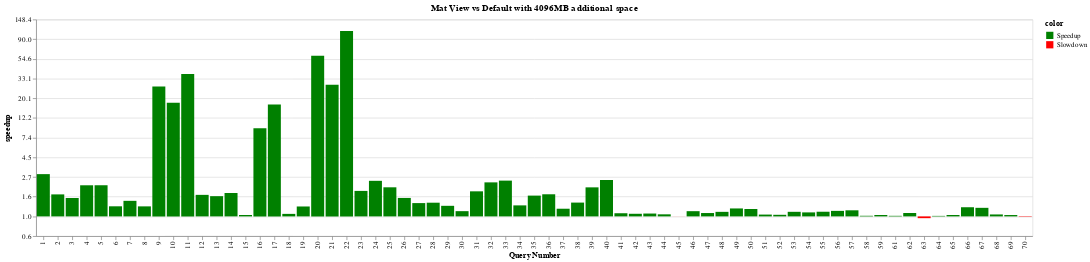

Write notebook code for a chart like this one.
### Code cell
chart = plot_speedup("Mat View vs Default", mat_view, 64)
chart

### Figure 1 — Vega-Lite specification as saved in the notebook (floating-point values rounded to 4 significant figures)
{"$schema": "https://vega.github.io/schema/vega-lite/v4.17.0.json", "config": {"view": {"continuousHeight": 300, "continuousWidth": 400}}, "data": {"name": "data-0311b6ddd3dbdbc70747641eb8dcd59e"}, "datasets": {"data-0311b6ddd3dbdbc70747641eb8dcd59e": [{"budget": 64, "color": "Speedup", "expt_name": "mat_view", "index": 0, "log_speedup": 1.074, "query_name": "query1", "query_num": 1, "running_time": 0.01639, "speedup": 2.926}, {"budget": 64, "color": "Speedup", "expt_name": "mat_view", "index": 1, "log_speedup": 0.5589, "query_name": "query2", "query_num": 2, "running_time": 0.0128, "speedup": 1.749}, {"budget": 64, "color": "Speedup", "expt_name": "mat_view", "index": 2, "log_speedup": 0.4679, "query_name": "query3", "query_num": 3, "running_time": 0.01526, "speedup": 1.597}, {"budget": 64, "color": "Speedup", "expt_name": "mat_view", "index": 3, "log_speedup": 0.7903, "query_name": "query4", "query_num": 4, "running_time": 0.01359, "speedup": 2.204}, {"budget": 64, "color": "Speedup", "expt_name": "mat_view", "index": 4, "log_speedup": 0.7913, "query_name": "query5", "query_num": 5, "running_time": 0.04358, "speedup": 2.206}, {"budget": 64, "color": "Speedup", "expt_name": "mat_view", "index": 5, "log_speedup": 0.2566, "query_name": "query6", "query_num": 6, "running_time": 1.162, "speedup": 1.292}, {"budget": 64, "color": "Speedup", "expt_name": "mat_view", "index": 6, "log_speedup": 0.3953, "query_name": "query7", "query_num": 7, "running_time": 0.3892, "speedup": 1.485}, {"budget": 64, "color": "Speedup", "expt_name": "mat_view", "index": 7, "log_speedup": 0.2547, "query_name": "query8", "query_num": 8, "running_time": 2.356, "speedup": 1.29}, {"budget": 64, "color": "Speedup", "expt_name": "mat_view", "index": 8, "log_speedup": 3.297, "query_name": "query9", "query_num": 9, "running_time": 0.007399, "speedup": 27.04}, {"budget": 64, "color": "Speedup", "expt_name": "mat_view", "index": 9, "log_speedup": 2.889, "query_name": "query10", "query_num": 10, "running_time": 0.007479, "speedup": 17.97}, {"budget": 64, "color": "Speedup", "expt_name": "mat_view", "index": 10, "log_speedup": 3.616, "query_name": "query11", "query_num": 11, "running_time": 0.007274, "speedup": 37.17}, {"budget": 64, "color": "Speedup", "expt_name": "mat_view", "index": 11, "log_speedup": 0.547, "query_name": "query12", "query_num": 12, "running_time": 0.4377, "speedup": 1.728}, {"budget": 64, "color": "Speedup", "expt_name": "mat_view", "index": 12, "log_speedup": 0.5138, "query_name": "query13", "query_num": 13, "running_time": 0.2796, "speedup": 1.672}, {"budget": 64, "color": "Speedup", "expt_name": "mat_view", "index": 13, "log_speedup": 0.5947, "query_name": "query14", "query_num": 14, "running_time": 0.5873, "speedup": 1.813}, {"budget": 64, "color": "Speedup", "expt_name": "mat_view", "index": 14, "log_speedup": 0.03611, "query_name": "query15", "query_num": 15, "running_time": 0.3086, "speedup": 1.037}, {"budget": 64, "color": "Speedup", "expt_name": "mat_view", "index": 15, "log_speedup": 2.237, "query_name": "query16", "query_num": 16, "running_time": 0.0479, "speedup": 9.37}, {"budget": 64, "color": "Speedup", "expt_name": "mat_view", "index": 16, "log_speedup": 2.841, "query_name": "query17", "query_num": 17, "running_time": 0.02487, "speedup": 17.13}, {"budget": 64, "color": "Speedup", "expt_name": "mat_view", "index": 17, "log_speedup": 0.06411, "query_name": "query18", "query_num": 18, "running_time": 0.3092, "speedup": 1.066}, {"budget": 64, "color": "Speedup", "expt_name": "mat_view", "index": 18, "log_speedup": 0.252, "query_name": "query19", "query_num": 19, "running_time": 3.969, "speedup": 1.287}, {"budget": 64, "color": "Speedup", "expt_name": "mat_view", "index": 19, "log_speedup": 4.076, "query_name": "query20", "query_num": 20, "running_time": 0.01941, "speedup": 58.93}, {"budget": 64, "color": "Speedup", "expt_name": "mat_view", "index": 20, "log_speedup": 3.342, "query_name": "query21", "query_num": 21, "running_time": 0.01951, "speedup": 28.26}, {"budget": 64, "color": "Speedup", "expt_name": "mat_view", "index": 21, "log_speedup": 4.711, "query_name": "query22", "query_num": 22, "running_time": 0.01932, "speedup": 111.1}, {"budget": 64, "color": "Speedup", "expt_name": "mat_view", "index": 22, "log_speedup": 0.6473, "query_name": "query23", "query_num": 23, "running_time": 0.9429, "speedup": 1.91}, {"budget": 64, "color": "Speedup", "expt_name": "mat_view", "index": 23, "log_speedup": 0.9035, "query_name": "query24", "query_num": 24, "running_time": 0.5429, "speedup": 2.468}, {"budget": 64, "color": "Speedup", "expt_name": "mat_view", "index": 24, "log_speedup": 0.7389, "query_name": "query25", "query_num": 25, "running_time": 0.1108, "speedup": 2.094}, {"budget": 64, "color": "Speedup", "expt_name": "mat_view", "index": 25, "log_speedup": 0.4688, "query_name": "query26", "query_num": 26, "running_time": 0.4365, "speedup": 1.598}, {"budget": 64, "color": "Speedup", "expt_name": "mat_view", "index": 26, "log_speedup": 0.3381, "query_name": "query27", "query_num": 27, "running_time": 0.2096, "speedup": 1.402}, {"budget": 64, "color": "Speedup", "expt_name": "mat_view", "index": 27, "log_speedup": 0.348, "query_name": "query28", "query_num": 28, "running_time": 0.6634, "speedup": 1.416}, {"budget": 64, "color": "Speedup", "expt_name": "mat_view", "index": 28, "log_speedup": 0.2689, "query_name": "query29", "query_num": 29, "running_time": 0.389, "speedup": 1.309}, {"budget": 64, "color": "Speedup", "expt_name": "mat_view", "index": 29, "log_speedup": 0.1332, "query_name": "query30", "query_num": 30, "running_time": 2.617, "speedup": 1.142}, {"budget": 64, "color": "Speedup", "expt_name": "mat_view", "index": 30, "log_speedup": 0.6367, "query_name": "query31", "query_num": 31, "running_time": 0.01935, "speedup": 1.89}, {"budget": 64, "color": "Speedup", "expt_name": "mat_view", "index": 31, "log_speedup": 0.8643, "query_name": "query32", "query_num": 32, "running_time": 0.02138, "speedup": 2.373}, {"budget": 64, "color": "Speedup", "expt_name": "mat_view", "index": 32, "log_speedup": 0.9086, "query_name": "query33", "query_num": 33, "running_time": 0.4607, "speedup": 2.481}, {"budget": 64, "color": "Speedup", "expt_name": "mat_view", "index": 33, "log_speedup": 0.2799, "query_name": "query34", "query_num": 34, "running_time": 0.1913, "speedup": 1.323}, {"budget": 64, "color": "Speedup", "expt_name": "mat_view", "index": 34, "log_speedup": 0.5281, "query_name": "query35", "query_num": 35, "running_time": 0.03097, "speedup": 1.696}, {"budget": 64, "color": "Speedup", "expt_name": "mat_view", "index": 35, "log_speedup": 0.5619, "query_name": "query36", "query_num": 36, "running_time": 0.2024, "speedup": 1.754}, {"budget": 64, "color": "Speedup", "expt_name": "mat_view", "index": 36, "log_speedup": 0.195, "query_name": "query37", "query_num": 37, "running_time": 0.6391, "speedup": 1.215}, {"budget": 64, "color": "Speedup", "expt_name": "mat_view", "index": 37, "log_speedup": 0.3508, "query_name": "query38", "query_num": 38, "running_time": 0.05988, "speedup": 1.42}, {"budget": 64, "color": "Speedup", "expt_name": "mat_view", "index": 38, "log_speedup": 0.7377, "query_name": "query39", "query_num": 39, "running_time": 0.1363, "speedup": 2.091}, {"budget": 64, "color": "Speedup", "expt_name": "mat_view", "index": 39, "log_speedup": 0.9251, "query_name": "query40", "query_num": 40, "running_time": 0.09514, "speedup": 2.522}, {"budget": 64, "color": "Speedup", "expt_name": "mat_view", "index": 40, "log_speedup": 0.08042, "query_name": "query41", "query_num": 41, "running_time": 4.022, "speedup": 1.084}, {"budget": 64, "color": "Speedup", "expt_name": "mat_view", "index": 41, "log_speedup": 0.06668, "query_name": "query42", "query_num": 42, "running_time": 1.724, "speedup": 1.069}, {"budget": 64, "color": "Speedup", "expt_name": "mat_view", "index": 42, "log_speedup": 0.07273, "query_name": "query43", "query_num": 43, "running_time": 4.936, "speedup": 1.075}, {"budget": 64, "color": "Speedup", "expt_name": "mat_view", "index": 43, "log_speedup": 0.05264, "query_name": "query44", "query_num": 44, "running_time": 0.7784, "speedup": 1.054}, {"budget": 64, "color": "Slowdown", "expt_name": "mat_view", "index": 44, "log_speedup": -0.001553, "query_name": "query45", "query_num": 45, "running_time": 0.6646, "speedup": 0.9984}, {"budget": 64, "color": "Speedup", "expt_name": "mat_view", "index": 45, "log_speedup": 0.1327, "query_name": "query46", "query_num": 46, "running_time": 0.6878, "speedup": 1.142}, {"budget": 64, "color": "Speedup", "expt_name": "mat_view", "index": 46, "log_speedup": 0.08555, "query_name": "query47", "query_num": 47, "running_time": 1.484, "speedup": 1.089}, {"budget": 64, "color": "Speedup", "expt_name": "mat_view", "index": 47, "log_speedup": 0.1158, "query_name": "query48", "query_num": 48, "running_time": 1.061, "speedup": 1.123}, {"budget": 64, "color": "Speedup", "expt_name": "mat_view", "index": 48, "log_speedup": 0.2021, "query_name": "query49", "query_num": 49, "running_time": 2.826, "speedup": 1.224}, {"budget": 64, "color": "Speedup", "expt_name": "mat_view", "index": 49, "log_speedup": 0.188, "query_name": "query50", "query_num": 50, "running_time": 1.997, "speedup": 1.207}, {"budget": 64, "color": "Speedup", "expt_name": "mat_view", "index": 50, "log_speedup": 0.04638, "query_name": "query51", "query_num": 51, "running_time": 4.876, "speedup": 1.047}, {"budget": 64, "color": "Speedup", "expt_name": "mat_view", "index": 51, "log_speedup": 0.04069, "query_name": "query52", "query_num": 52, "running_time": 2.817, "speedup": 1.042}, {"budget": 64, "color": "Speedup", "expt_name": "mat_view", "index": 52, "log_speedup": 0.1165, "query_name": "query53", "query_num": 53, "running_time": 0.1479, "speedup": 1.124}, {"budget": 64, "color": "Speedup", "expt_name": "mat_view", "index": 53, "log_speedup": 0.1018, "query_name": "query54", "query_num": 54, "running_time": 0.1707, "speedup": 1.107}, {"budget": 64, "color": "Speedup", "expt_name": "mat_view", "index": 54, "log_speedup": 0.1185, "query_name": "query55", "query_num": 55, "running_time": 0.1861, "speedup": 1.126}, {"budget": 64, "color": "Speedup", "expt_name": "mat_view", "index": 55, "log_speedup": 0.1404, "query_name": "query56", "query_num": 56, "running_time": 0.6003, "speedup": 1.151}, {"budget": 64, "color": "Speedup", "expt_name": "mat_view", "index": 56, "log_speedup": 0.1549, "query_name": "query57", "query_num": 57, "running_time": 0.5596, "speedup": 1.167}, {"budget": 64, "color": "Speedup", "expt_name": "mat_view", "index": 57, "log_speedup": 0.01575, "query_name": "query58", "query_num": 58, "running_time": 27.2, "speedup": 1.016}, {"budget": 64, "color": "Speedup", "expt_name": "mat_view", "index": 58, "log_speedup": 0.03631, "query_name": "query59", "query_num": 59, "running_time": 0.1891, "speedup": 1.037}, {"budget": 64, "color": "Speedup", "expt_name": "mat_view", "index": 59, "log_speedup": 0.01481, "query_name": "query61", "query_num": 61, "running_time": 9.863, "speedup": 1.015}, {"budget": 64, "color": "Speedup", "expt_name": "mat_view", "index": 60, "log_speedup": 0.08583, "query_name": "query62", "query_num": 62, "running_time": 1.228, "speedup": 1.09}, {"budget": 64, "color": "Slowdown", "expt_name": "mat_view", "index": 61, "log_speedup": -0.04497, "query_name": "query63", "query_num": 63, "running_time": 3.021, "speedup": 0.956}, {"budget": 64, "color": "Speedup", "expt_name": "mat_view", "index": 62, "log_speedup": 0.01308, "query_name": "query64", "query_num": 64, "running_time": 2.113, "speedup": 1.013}, {"budget": 64, "color": "Speedup", "expt_name": "mat_view", "index": 63, "log_speedup": 0.03582, "query_name": "query65", "query_num": 65, "running_time": 0.1578, "speedup": 1.036}, {"budget": 64, "color": "Speedup", "expt_name": "mat_view", "index": 64, "log_speedup": 0.2327, "query_name": "query66", "query_num": 66, "running_time": 0.8165, "speedup": 1.262}, {"budget": 64, "color": "Speedup", "expt_name": "mat_view", "index": 65, "log_speedup": 0.2177, "query_name": "query67", "query_num": 67, "running_time": 0.6949, "speedup": 1.243}, {"budget": 64, "color": "Speedup", "expt_name": "mat_view", "index": 66, "log_speedup": 0.04956, "query_name": "query68", "query_num": 68, "running_time": 0.2603, "speedup": 1.051}, {"budget": 64, "color": "Speedup", "expt_name": "mat_view", "index": 67, "log_speedup": 0.03486, "query_name": "query69", "query_num": 69, "running_time": 0.1784, "speedup": 1.035}, {"budget": 64, "color": "Slowdown", "expt_name": "mat_view", "index": 68, "log_speedup": -0.01011, "query_name": "query70", "query_num": 70, "running_time": 5.302, "speedup": 0.9899}]}, "encoding": {"color": {"field": "color", "scale": {"domain": ["Speedup", "Slowdown"], "range": ["green", "red"]}, "type": "nominal"}, "x": {"axis": {"title": "Query Number"}, "field": "query_num", "type": "ordinal"}, "y": {"axis": {"format": ",.0f", "labelExpr": "format(exp(datum.value),',.1f')", "title": "speedup"}, "field": "log_speedup", "type": "quantitative"}}, "mark": "bar", "title": {"text": "Mat View vs Default with 4096MB additional space"}}
